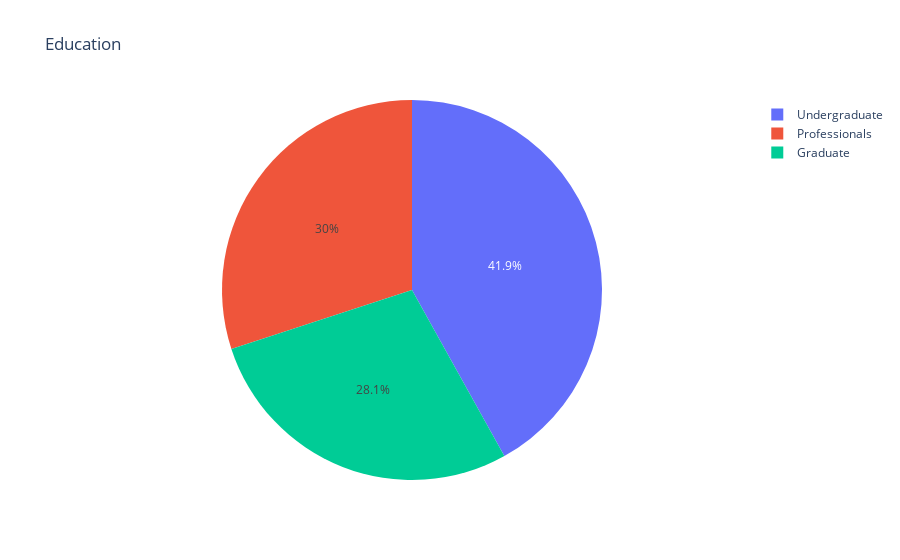

Notebook source saved alongside this figure:
### Code cell
px.pie(dt,values=ed,names=ed.index,title="Education")

### Figure 1 — Plotly figure (JSON) as saved in the notebook; plotly's stock layout.template omitted (floating-point values rounded to 4 significant figures)
{"data": [{"domain": {"x": [0, 1], "y": [0, 1]}, "hovertemplate": "label=%{label}<br>value=%{value}<extra></extra>", "labels": ["Graduate", "Professionals", "Undergraduate"], "legendgroup": "", "name": "", "showlegend": true, "type": "pie", "values": [1403, 1501, 2096]}], "layout": {"legend": {"tracegroupgap": 0}, "title": {"text": "Education"}}}
